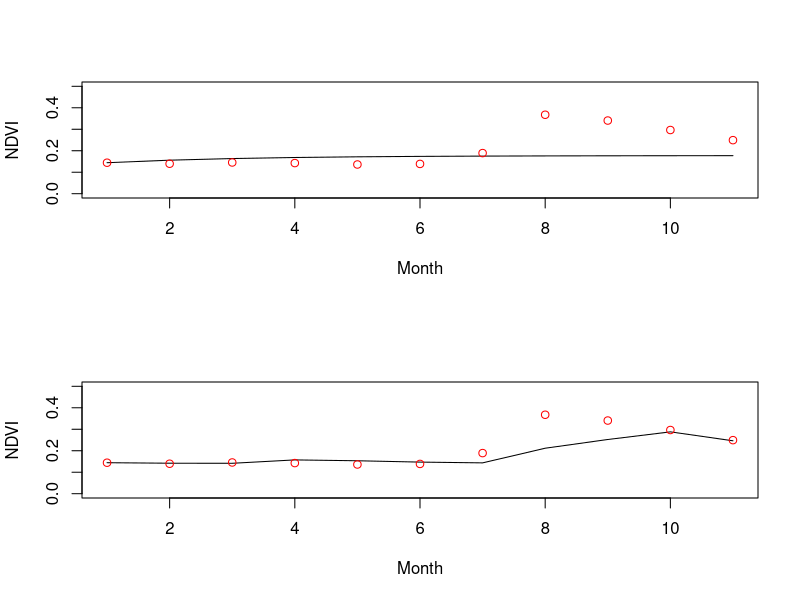

Reproduce this figure in R.
setwd(dirname(rstudioapi::getActiveDocumentContext()$path))##set working directory to current file 


data = read.csv('../data/portal_timeseries.csv')
n<-length(data$NDVI)
#remove last 10
datafit<-data[1:(n-10),] ##

nfit<-length(datafit$NDVI)###Find length of shortened data frame
model<-glm(NDVI[-1]~NDVI[-(nfit)],data=datafit)###Fit glm, indexing removes the first and last years from reponse/explanatory
model

beta<-c(model$coefficients) #extract coefficients from fitted model. this will be used for forecast

#Forecasting function. I chose to nest the loop inside the function. But it would also work to make a loop and just a function solve for the values for a single year.
#yinit is the starting value, t is the number of years the forecast is for.
ARforecast<-function(b0,b1,yinit,t){
  yout<-numeric(t)
  yout[1]<-yinit
  for (i in 2:t){
    yout[i]<-b0+b1*yout[i-1]
    
  }
  return(yout)
  
}

Forecast1<-ARforecast(b0=beta[1],b1=beta[2],yinit=datafit$NDVI[nfit],t=11)

par(mfrow=c(2,1))
plot(1:11,Forecast1,ylab='NDVI',xlab='Month', type='l', ylim=c(0,.5))
points(data$NDVI[(n-10):n], col='red')




model2<-glm(NDVI[-1]~NDVI[-(nfit)]+rain[-(nfit)],data=datafit)
model2

raint_1<-data$rain[(n-10):(n-1)]
beta<-c(model2$coefficients)
ARforecastrain<-function(b0,b1,b2,yinit,t){
  yout<-numeric(t)
  yout[1]<-yinit
  for (i in 2:t){
    yout[i]<-b0+b1*yout[i-1]+b2*raint_1[i-1]
    
  }
  return(yout)
  
}

Forecast2<-ARforecastrain(b0=beta[1],b1=beta[2],b2=beta[3],yinit=datafit$NDVI[nfit],t=11)

plot(1:11,Forecast2,ylab='NDVI',xlab='Month', type='l',ylim=c(0,.5))
points(data$NDVI[(n-10):n], col='red')
